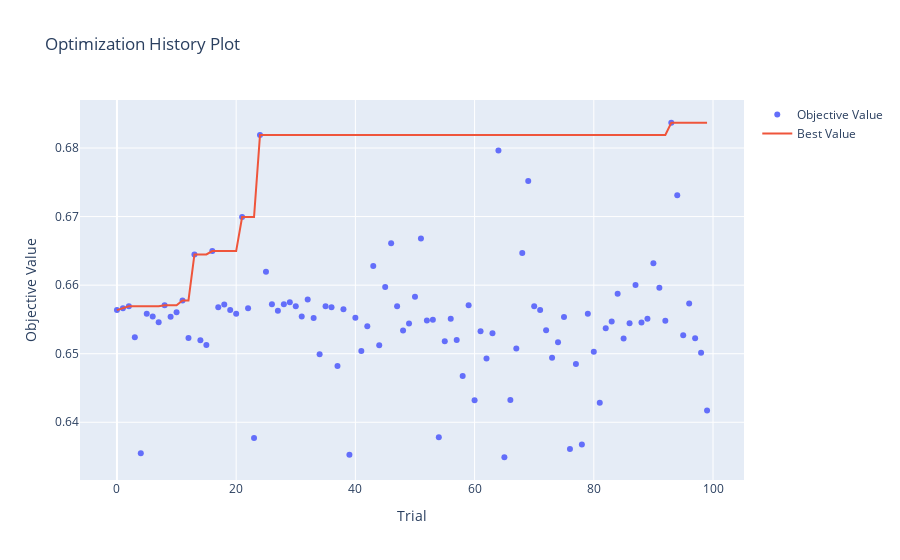

Here is the notebook cell this chart was saved with:
### Code cell
best_params = study.best_params
optuna.visualization.plot_optimization_history(study)
